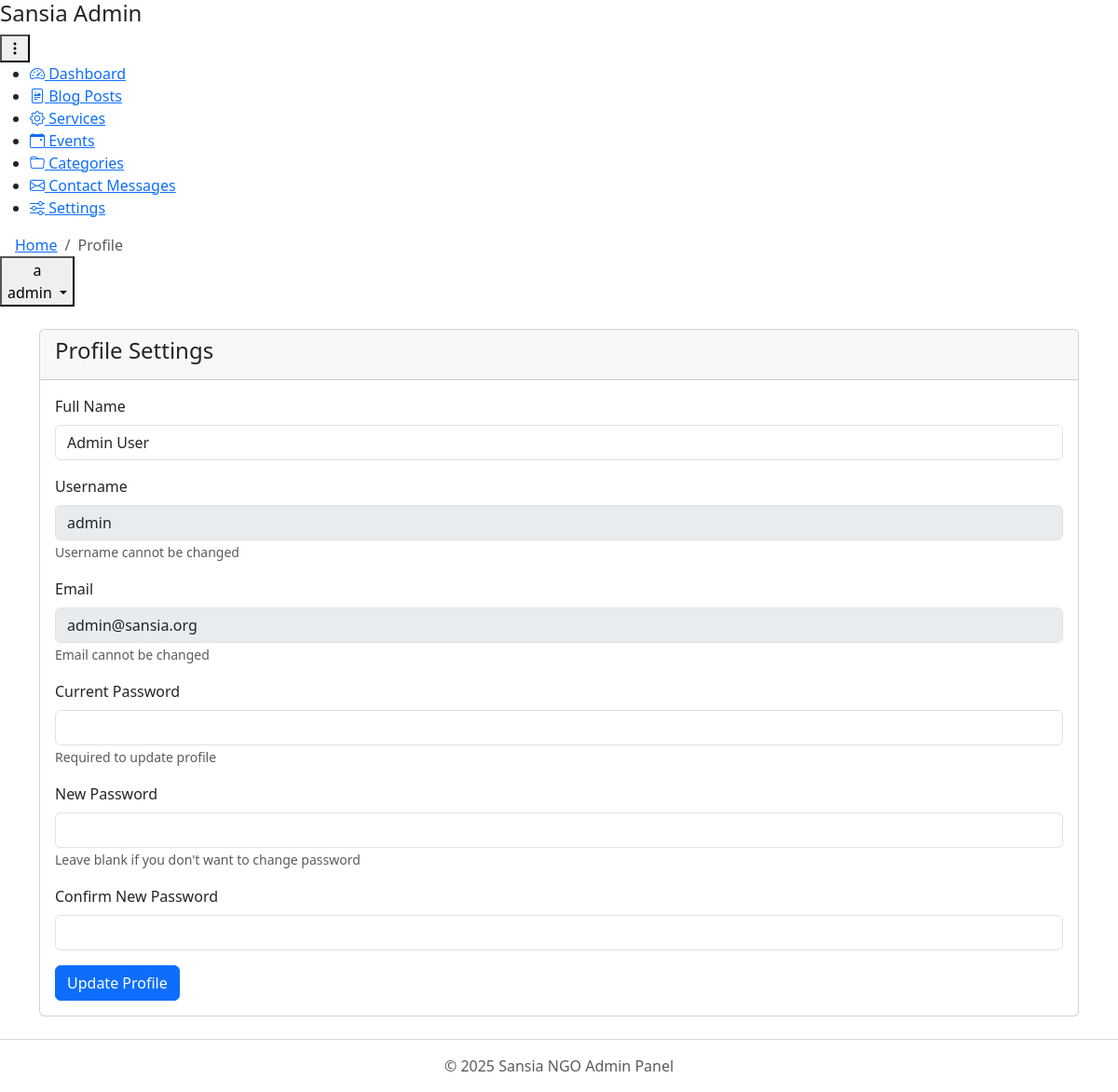
Screenshot of /admin/profile.php (signed in) with the database file from the repository.
### tables this page shows
CREATE TABLE `users` (
  `id` int(11) NOT NULL,
  `username` varchar(50) NOT NULL,
  `password` varchar(255) NOT NULL,
  `email` varchar(100) NOT NULL,
  `full_name` varchar(100) DEFAULT NULL,
  `iv` varchar(250) DEFAULT NULL,
  `phone` bigint(250) DEFAULT NULL,
  `role` enum('admin','editor','user') NOT NULL DEFAULT 'user',
  `created_at` timestamp NOT NULL DEFAULT CURRENT_TIMESTAMP
);

### admin/function.php (called while the page is built, shortened)
<?php
function getUserById($conn, $user_id)
{
    try {
        $query = "SELECT id, full_name, username, email, role FROM users WHERE id = ?";
        $stmt = $conn->prepare($query);
        $stmt->execute([$user_id]);
        return $stmt->fetch(PDO::FETCH_ASSOC);
    } catch (PDOException $e) {
        error_log("Error fetching user: " . $e->getMessage());
        return false;
    }
}
?>

### admin/profile.php (the view, shortened to what this page needs)
<?php
require_once 'function.php';
require_once '../config/db.php';
$user_id = $_SESSION['user_id'];
$user = getUserById($conn, $user_id);
?>
<!DOCTYPE html>
<html lang="en">
<head>
    <link rel="stylesheet" href="../assets/admin/css/bootstrap.min.css">
    <link rel="stylesheet" href="../assets/admin/css/custom.css">
</head>
<body>
    <?php include 'includes/header.php'; ?>
    <div class="container mt-4">
        <div class="row">
            <div class="col-12">
                <div class="card">
                    <div class="card-header">
                        <h4>Profile Settings</h4>
                    </div>
                    <div class="card-body">
                        <form id="profile-form">
                            <div class="mb-3">
                                <label for="full_name" class="form-label">Full Name</label>
                                <input type="text" class="form-control" id="full_name" name="full_name"
                                    value="<?php echo htmlspecialchars($user['full_name']); ?>" required>
                            </div>
                            <div class="mb-3">
                                <label for="username" class="form-label">Username</label>
                                <input type="text" class="form-control" id="username"
                                    value="<?php echo htmlspecialchars($user['username']); ?>" disabled>
                                <small class="text-muted">Username cannot be changed</small>
                            </div>
                            <div class="mb-3">
                                <label for="email" class="form-label">Email</label>
                                <input type="email" class="form-control" id="email"
                                    value="<?php echo htmlspecialchars($user['email']); ?>" disabled>
                                <small class="text-muted">Email cannot be changed</small>
                            </div>
                            <div class="mb-3">
                                <label for="current_password" class="form-label">Current Password</label>
                                <input type="password" class="form-control" id="current_password"
                                    name="current_password">
                                <small class="text-muted">Required to update profile</small>
                            </div>
                            <div class="mb-3">
                                <label for="new_password" class="form-label">New Password</label>
                                <input type="password" class="form-control" id="new_password" name="new_password">
                                <small class="text-muted">Leave blank if you don't want to change password</small>
                            </div>
                            <div class="mb-3">
                                <label for="confirm_password" class="form-label">Confirm New Password</label>
                                <input type="password" class="form-control" id="confirm_password"
                                    name="confirm_password">
                            </div>
                            <button type="submit" class="btn btn-primary">Update Profile</button>
                        </form>
                    </div>
                </div>
            </div>
        </div>
    </div>
    <?php include 'includes/footer.php'; ?>
</body>
</html>

### rows the page displays
users: full_name "Admin User", username "admin", email "admin@sansia.org"

### other values shown
str_replace('.php', '', $current_page) "Profile"
substr($_SESSION['username'] ?? 'A', 0, 1) "a"
$_SESSION['username'] "admin"
